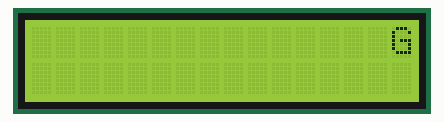
Recording of a program running on a simulated MicroPython board. Shown: 16×2 character LCD. The clock reads 2024-03-15 10:24:30 at power-on unless the program sets it; library files of the repository ran but are not shown: I2C_LCD.py; what the program prints to the serial console is not drawn.

Above: at 0.37 s.
At 4.73 s:
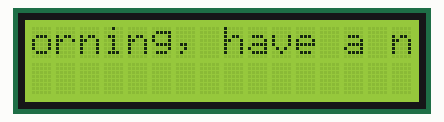
At 9.29 s:
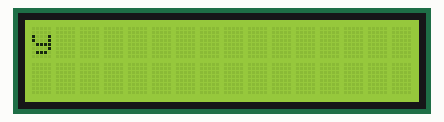
At 20.03 s:
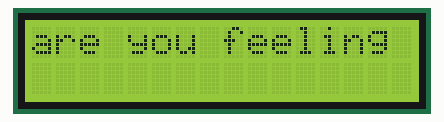
At 29.96 s:
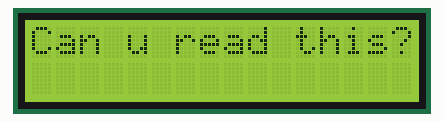
At 39.89 s:
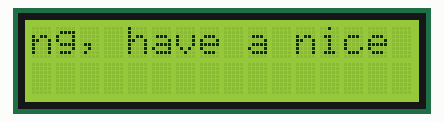

The program:

main.py
```python
import time
from machine import I2C, Pin
from I2C_LCD import I2CLcd

class Initialize:
    def __init__(self, i2c_channel, sda_pin, scl_pin, freq=400000, address=None, rows=2, cols=16):
        self.i2c = I2C(i2c_channel, sda=Pin(sda_pin), scl=Pin(scl_pin), freq=freq)
        self.lcd_address = address or self.i2c.scan()[0]
        self.lcd = I2CLcd(self.i2c, self.lcd_address, rows, cols)

    def clear(self):
        self.lcd.clear()

    def move_to_position(self, row, col):
        self.lcd.move_to(row, col)

    def print(self, text, row, delay=0.2):
        padded_text = ' ' * 16 + text + ' ' * 16
        for i in range(len(padded_text) - 15):
            self.move_to_position(row, 0)
            self.lcd.putstr(padded_text[i:i + 16])
            print(padded_text[i:i + 16])
            time.sleep(delay)

def read_file(filename):
    with open(filename, 'r') as file:
        lines = file.readlines()
        total_lines = len(lines)
        total_chars = sum(len(line.strip()) for line in lines)
    return lines, total_lines, total_chars

def read_csv_file(filename):
    with open(filename, 'r') as file:
        lines = [', '.join(line.strip().split(',')) for line in file.readlines()]
        total_lines = len(lines)
        total_chars = sum(len(line) for line in lines)
    return lines, total_lines, total_chars

def get_reader_function(filename):
    return read_csv_file if filename.endswith(".csv") else read_file

def print_file_content(filename, lcd, delay=0.2):
    read_func = get_reader_function(filename)
    try:
        lines, total_lines, total_chars = read_func(filename)
        print(f"Total lines: {total_lines}, ")
        print(f"Total characters: {total_chars}, ")
        print(f"File: {filename}")

        while True:
            based_message(lcd, "start")
            for line in lines:
                lcd.clear()
                lcd.print(line.strip(), 0, delay)
                time.sleep(1)
            based_message(lcd, "end")
    except OSError as os_error:
        print(f"OSError: {os_error}")
    except Exception as error:
        print(f"Exception: {error}")

def based_message(lcd, position):
    current_time = time.localtime()
    current_hour = current_time[3]
    if 5 <= current_hour < 12:
        message = "Good morning, have a nice day"
    elif 12 <= current_hour < 18:
        message = "Good afternoon, have a nice day"
    elif 18 <= current_hour < 22:
        message = "Good evening, have a nice day"
    else:
        message = "Good night, have a nice day"

    lcd.clear()
    lcd.print(message, 0)
    print(f"{position} message: {message}")
    time.sleep(1)

def main():
    try:
        initialize = Initialize(i2c_channel=1, sda_pin=14, scl_pin=15)
        print_file_content("file.txt", initialize, delay=0.2)
    except Exception as e:
        print(f"An error occurred: {e}")

if __name__ == "__main__":
    main()
```
